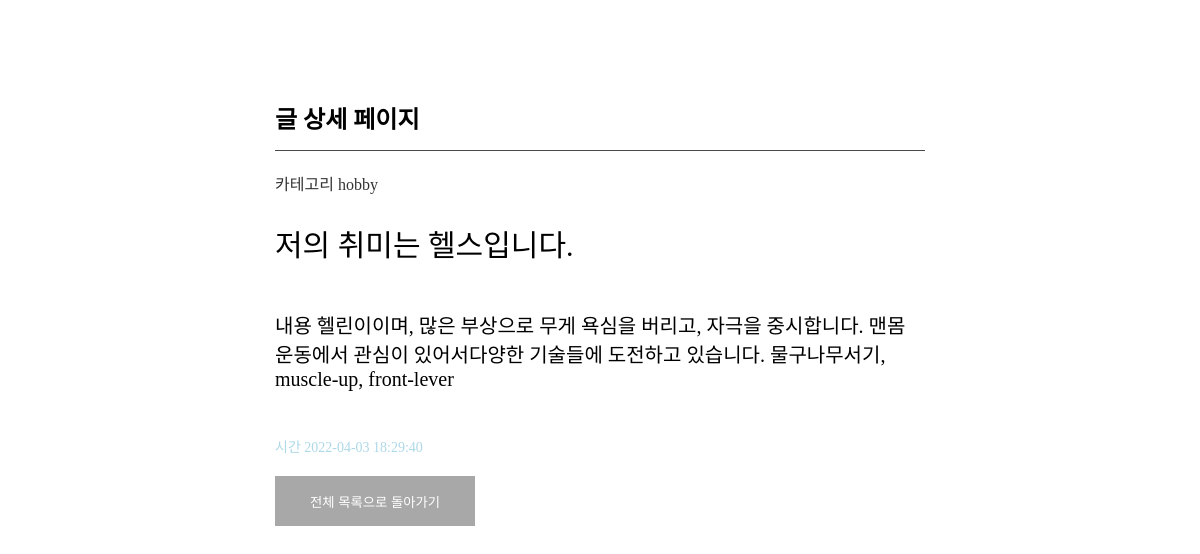
/detail/3, run on the app's committed database.
### blogApp/models.py (models this page shows)
class Article(models.Model):
    title = models.CharField(max_length=100)
    content = models.TextField()
    category = models.TextField(null=True, default='')
    date = models.TextField(null=True, default='')
    def __str__(self):
        return self.title

### blogApp/views.py (the view)
# urls.py: path('detail/<int:article_id>', views.detail, name='detail'),
def detail(request, article_id):
    article = Article.objects.get(id = article_id)
    print(article)
    return render(request, 'detail.html', {'article': article})

### blogApp/templates/detail.html (shortened to what this page needs)
{% load static %}
<!DOCTYPE html>
<html lang="ko">
<head>
    <link rel="stylesheet" type="text/css" href="{% static 'common.css' %}"></link>
</head>
<body>
    <div id="wrap">
        <div class="container">
            <h2 class="title">글 상세 페이지</h2>
            <div>
                <p class="sub-title">카테고리 {{article.category}}</p>
            </div>
            <div class="content-box">
                <p class="item-title">{{article.title}}</p>
            </div>
            <div class="content-box">
                <p class="item-content">내용 {{article.content}}</p>
            </div>
            <div class="content-box">
                <p class="item-date">시간 {{article.date}}</p>
            </div>
            <a href="{% url 'list' %}">
                <button class="back-list">
                    전체 목록으로 돌아가기
                </button>
            </a>
        </div>
    </div>
</body>
</html>

### blogApp/static/common.css (style rules this page uses)
html, body, div, span, applet, object, iframe, h1, h2, h3, h4, h5, h6, p, blockquote, pre, a, abbr, acronym, address, big, cite, code, del, dfn, em, img, ins, kbd, q, s, samp, small, strike, strong, sub, sup, tt, var, b, u, i, center, dl, dt, dd, ol, ul, li, fieldset, form, label, legend, table, caption, tbody, tfoot, thead, tr, th, td, article, aside, canvas, details, embed, figure, figcaption, footer, header, hgroup, menu, nav, output, ruby, section, summary, time, mark, audio, video { margin: 0; padding: 0; border: 0; }
a { text-decoration: none; color: #333333; }
#wrap { width: 650px; margin: 0 auto; padding-top: 100px; }
.title { height: 50px; border-bottom: 1px solid #4a4a4a; margin-bottom: 20px; }
.sub-title { height: 30px; color: #333333; }
.item-title { font-size: 30px; margin-bottom: 5px; font-weight: 400; }
.item-content { font-size: 20px; margin-bottom: 5px; }
.item-date, .item-category { font-size: 14px; font-weight: 100; }
.content-box { padding: 20px 0; }
.item-date { color: lightblue; font-weight: 500; margin-right: 10px; }
.back-list { display: block; background: rgb(168, 168, 168); color: #FFFFFF; width: 200px; height: 50px; border: none; }

### data on the page
Article: category "hobby", title "저의 취미는 헬스입니다.", content "헬린이이며, 많은 부상으로 무게 욕심을 버리고, 자극을 중시합니다. 맨몸 운동에서 관심이 있어서다양한 기술들에 도전하고 있습니다. 물구나무서기, muscle-up, front-lever", date "2022-04-03 18:29:40"
